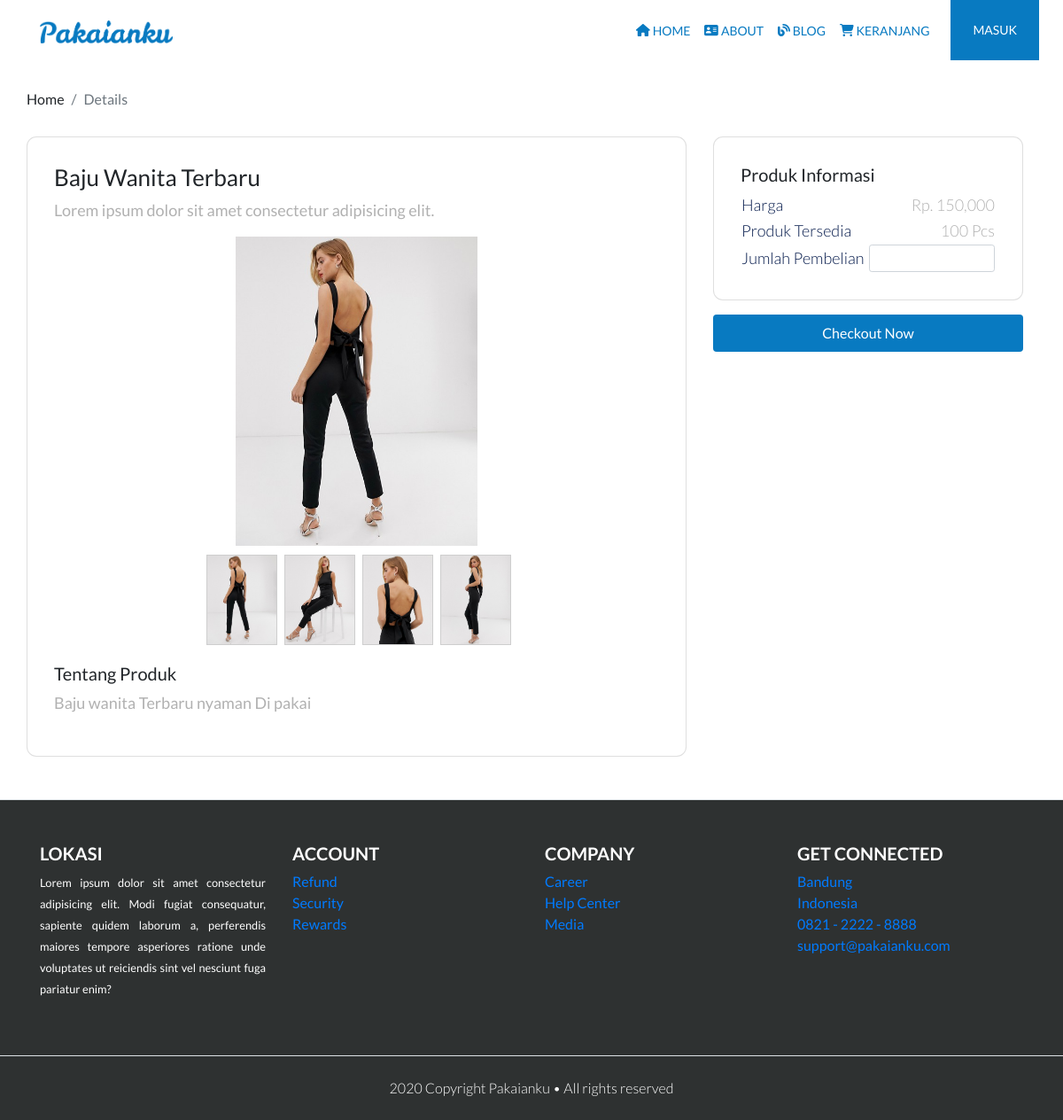
The app's page /detail.php?id=7 with its own data.
### tables this page shows
CREATE TABLE `produk` (
  `id_produk` int(11) NOT NULL,
  `nama_produk` varchar(100) NOT NULL,
  `harga_produk` int(11) NOT NULL,
  `berat_produk` int(11) NOT NULL,
  `foto_produk` varchar(100) NOT NULL,
  `deskripsi_produk` text NOT NULL,
  `stok_produk` int(11) NOT NULL,
  `created` datetime NOT NULL DEFAULT current_timestamp(),
  `updated` datetime NOT NULL DEFAULT current_timestamp() ON UPDATE current_timestamp()
);

CREATE TABLE `produk_foto` (
  `id_produk_foto` int(11) NOT NULL,
  `id_produk` int(11) NOT NULL,
  `nama_produk_foto` varchar(255) NOT NULL,
  `created` datetime NOT NULL DEFAULT current_timestamp(),
  `updated` datetime NOT NULL DEFAULT current_timestamp() ON UPDATE current_timestamp()
);

### detail.php (the view, shortened to what this page needs)
<?php
include 'navbar.php';
include 'koneksi.php';?>
<?php
$id_produk = $_GET["id"];
$ambil = $koneksi->query("SELECT * FROM produk  WHERE id_produk='$id_produk'");
$detail = $ambil->fetch_assoc();
?>
<main>
    <section class="section-details-content">
        <div class="container">
            <div class="row">
                <div class="col p-0">
                    <nav>
                        <ol class="breadcrumb">
                        <li class="breadcrumb-item">Home</li>
                        <li class="breadcrumb-item active">Details</li>
                        </ol>
                    </nav>
                </div>
            </div>
            <div class="row">
                <div class="col-lg-8 pl-lg-0">
                    <div class="card card-details">
                        <h1><?php echo $detail['nama_produk'] ;?></h1>
                        <p>Lorem ipsum dolor sit amet consectetur adipisicing elit. </p>
                        <div class="gallery">
                            <div class="xzoom-container">
                                <img src="assets/img/produk/<?php echo $detail['foto_produk'] ;?>" class="xzoom mx-auto d-block" id="xzoom-default"
                                xoriginal="assets/img/produk/<?php echo $detail['foto_produk'] ;?>" />
                            </div>
                            <div class="xzoom-thumbs">
                            <?php  $ambilfoto = $koneksi->query("SELECT * FROM produk_foto WHERE id_produk='$id_produk'")?>
                            <?php while($ambilfotoproduk = $ambilfoto->fetch_assoc()){ ?>
                                <a href="assets/img/produk/<?php echo $ambilfotoproduk['nama_produk_foto'] ;?>">
                                <img src="assets/img/produk/<?php echo $ambilfotoproduk['nama_produk_foto'] ;?>" class="xzoom-gallery" width="80"
                                    xpreview="assets/img/produk/<?php echo $ambilfotoproduk['nama_produk_foto'] ;?>" />
                                </a>
                            <?php } ;?>
                            </div>
                        </div>
                        <h2>Tentang Produk</h2>
                        <?php echo $detail['deskripsi_produk'] ;?>
                    </div>
                </div>
                <div class="col-lg-4">
                    <form action="" method="post">
                        <div class="card card-details card-right">
                            <h2>Produk Informasi</h2>
                            <table class="trip-informations">
                            <tr>
                                <th width="50%">Harga</th>
                                <td width="50%" class="text-right">Rp. <?php echo number_format($detail['harga_produk']) ;?></td>
                            </tr>
                            <tr>
                                <th width="50%">Produk Tersedia</th>
                                <td width="50%" class="text-right"><?php echo $detail['stok_produk'] ;?> Pcs</td>
                            </tr>
                            <tr>
                                <th width="50%">Jumlah Pembelian</th>
                                <td width="50%" class="text-right">
                                    <div class="form-group mb-0" height="100">
                                        <div class="input-group input-group-sm">
                                            <input type="number" min="1" class="form-control" name="jumlah" id="" max="<?php echo $detail['stok_produk'] ;?>">
                                        </div>
                                    </div>
                                </td>
                            </tr>
                            </table>
                        </div>
                        <div class="join-container">
                            <button class="btn btn-block btn-join-now mt-3 py-2" name="beli">Checkout Now</button>
                        </div>
                    </form>
                </div>
            </div>
        </div>
    </section>
    </main>
<?php include 'footer.php' ;?>

### assets/style/main.css (style rules this page uses)
body { background-color: #fff; font-family: 'Lato', sans-serif; }
.section-details-content { margin-top: 100px; min-height: 85vh; }
.section-details-content .breadcrumb { background-color: transparent; padding: 0; margin-bottom: 30px; }
.section-details-content .card-details { padding: 30px; border-radius: 11px; }
.section-details-content .card-details h1 { font-size: 26px; }
.section-details-content .card-details h2 { font-size: 20px; }
.section-details-content .card-details p { font-size: 18px; color: #b1b1b1; }
.section-details-content .card-details .trip-informations th { font-weight: 300; font-size: 18px; color: #071c4d; }
.section-details-content .card-details .trip-informations td { font-weight: 300; font-size: 18px; color: #b1b1b1; }
.section-details-content .gallery .xzoom-container { display: block; }
.section-details-content .gallery .xzoom-container .xzoom { width: 40%; -webkit-box-shadow: none; box-shadow: none; margin-bottom: 10px; }
.section-details-content .btn-join-now { background-color: #087ac1; color: #fff; }

### records on screen
produk: nama_produk "Baju Wanita Terbaru", foto_produk (picture), deskripsi_produk "Baju wanita Terbaru nyaman Di pakai", harga_produk "150,000", stok_produk "100"
produk_foto: nama_produk_foto (picture)
produk_foto: nama_produk_foto (picture)
produk_foto: nama_produk_foto (picture)
produk_foto: nama_produk_foto (picture)
